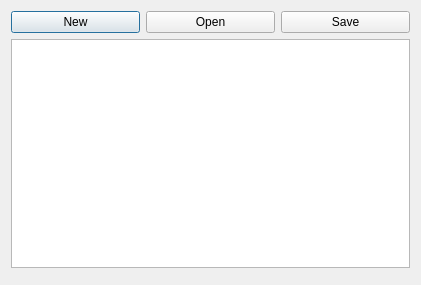
<?xml version="1.0" encoding="UTF-8"?>
<ui version="4.0">
 <class>Dialog</class>
 <widget class="QDialog" name="Dialog">
  <property name="geometry">
   <rect>
    <x>0</x>
    <y>0</y>
    <width>421</width>
    <height>285</height>
   </rect>
  </property>
  <property name="windowTitle">
   <string>Dialog</string>
  </property>
  <layout class="QVBoxLayout" name="verticalLayout">
   <item>
    <layout class="QHBoxLayout" name="horizontalLayout">
     <item>
      <widget class="QPushButton" name="btnNew">
       <property name="enabled">
        <bool>true</bool>
       </property>
       <property name="text">
        <string>New</string>
       </property>
       <property name="icon">
        <iconset>
         <normalon>:/files/images/file.png</normalon>
        </iconset>
       </property>
      </widget>
     </item>
     <item>
      <widget class="QPushButton" name="btnOpen">
       <property name="text">
        <string>Open</string>
       </property>
       <property name="icon">
        <iconset>
         <normalon>:/files/images/folder.png</normalon>
        </iconset>
       </property>
      </widget>
     </item>
     <item>
      <widget class="QPushButton" name="btnSave">
       <property name="text">
        <string>Save</string>
       </property>
       <property name="icon">
        <iconset>
         <normalon>:/files/images/disk.png</normalon>
        </iconset>
       </property>
      </widget>
     </item>
    </layout>
   </item>
   <item>
    <widget class="QPlainTextEdit" name="plainTextEdit"/>
   </item>
   <item>
    <widget class="QDialogButtonBox" name="buttonBox">
     <property name="standardButtons">
      <set>QDialogButtonBox::StandardButton::NoButton</set>
     </property>
    </widget>
   </item>
  </layout>
 </widget>
 <resources/>
 <connections/>
</ui>
